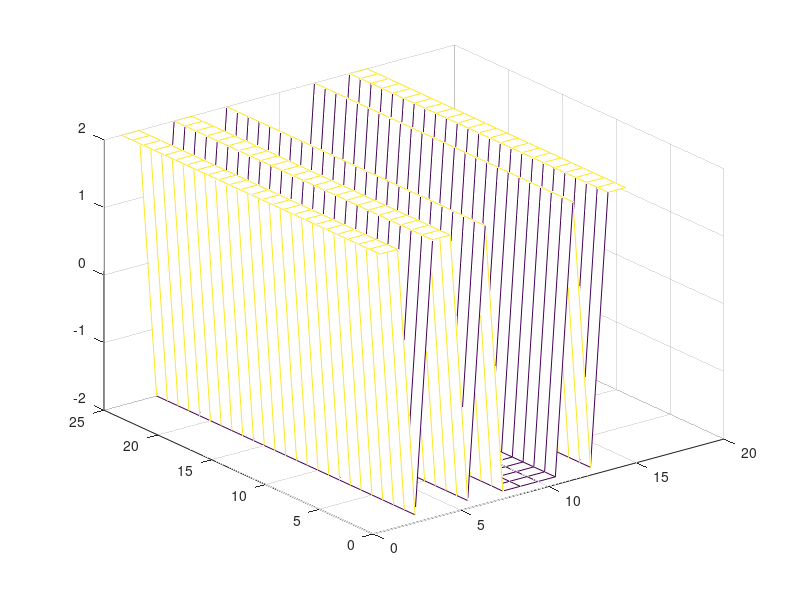

Write MATLAB code to recreate this figure. (Note: this script raises an error after producing the figure.)
delete all
close all
clear 
clc;
%%a
A=2;
T=0.05;
t=0:T/25:24*T/25;
bits = randi ([0,1],1,10^6);
s(bits==0)=A;
s(bits==1)=-A;
s = repmat (s,25,1);
figure;
mesh( s(:,1:15));
%for a = [0 5 10]
 %   figure
  %  for i = 1:5
   %     subplot(5,1,i);
    %     plot( t,s(:,a+1:a+5));
    %end
%end
%%b
for sigma = [0.01 5 45 2];
    [ r,Pe,SNR ] = SNRandPE( s,sigma );
    SNR
    figure;
    mesh( r(:,1:15));
end
Pe
Pe = zeros(1,10);
SNR = zeros(1,10);
i=1;
for sigma = 3:1.2:15;
    
    [ r,Pe(i),SNR(i) ] = SNRandPE( s,sigma );
    i = i + 1;
end
semilogy(10*log(SNR),Pe);


%%%%%%%%%%%%%%%%%%
%%%%%%%%%%%%%%%%%part 2
%%%%%%%%%%%%%%%%

SymbolCount = 41667;
f=100;
t=0.25/150:0.25/150:0.25;
bits = randi (64,1,SymbolCount);
b1=sin(2*pi*f*t);
b2=cos(2*pi*f*t);
si = zeros(64,150);

for a = 1:8
    for b = 1:8
        si(b+8*a-8,:) = ((2*a-9)*b1 - (9-2*b)*b2)*sqrt(2/0.25);
    end
end

s = si(bits,:);
%%b

for i =1:6
    subplot(6,1,i)

    plot(t,s(i,:))
end

%mean = 0;
sigma = 20;
noise = sigma*randn(size(s)) ;%+ mean;
r = s + noise;

r1 = sum(r.*repmat(b1,SymbolCount,1),2)/(75*sqrt(2/0.25));
r2 = sum(r.*repmat(b2,SymbolCount,1),2)/(75*sqrt(2/0.25));

figure;
plot(r1(1:100),r2(1:100),'x');
hold;

c1 = sum(si.*repmat(b1,64,1),2)/75;
c2 = sum(si.*repmat(b2,64,1),2)/75;

plot(c1,c2,'xr');
%%c
m1 = discretize(r1,[-inf, -6,-4,-2,0,2,4,6,inf],[-7,-5,-3,-1,1,3,5,7]);
m2 = discretize(r2,[-inf, -6,-4,-2,0,2,4,6,inf],[-7,-5,-3,-1,1,3,5,7]);

s1 = int8(sum(s.*repmat(b1,SymbolCount,1),2)/(75*sqrt(2/0.25)));
s2 = int8(sum(s.*repmat(b2,SymbolCount,1),2)/(75*sqrt(2/0.25)));

Pse =1 - sum(s1==m1&s2==m2)/SymbolCount;

Pbe1=length(find(dec2bin(bitxor(uint8((8*s1-s2+65)/2)-1,uint8((8*m1-m2+65)/2)-1))=='1'))/(SymbolCount*6);
Pbe2=length(find(dec2bin(bitxor(bin2gray(uint8((8*s1-s2+65)/2)-1,'qam',64),bin2gray(uint8((8*m1-m2+65)/2)-1,'qam',64)))=='1'))/(SymbolCount*6);




close all
